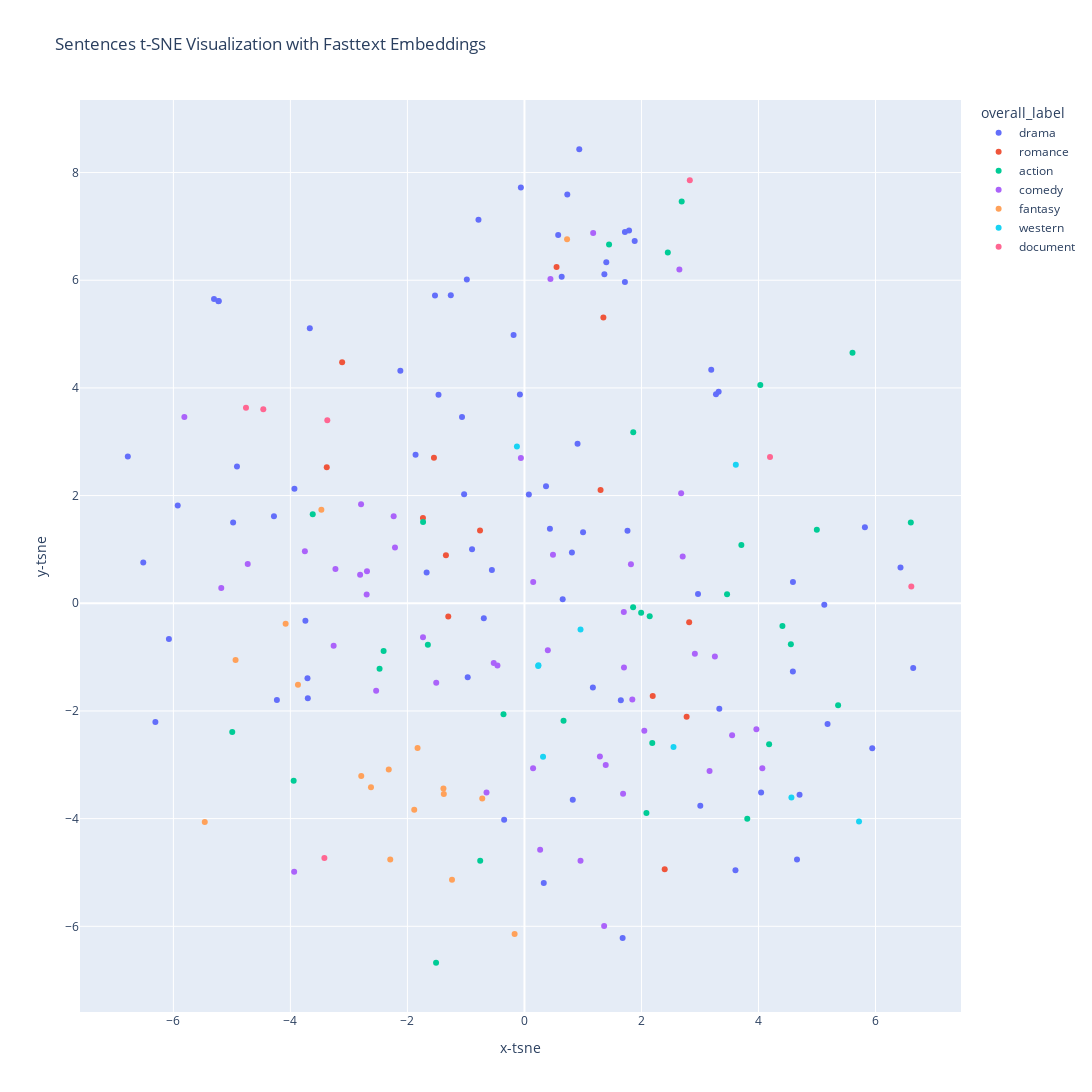

The cell this chart's notebook holds for it:
### Code cell
# Create interactive scatter plot
fig = px.scatter(
    ft_df,
    x="x-tsne",
    y="y-tsne",
    color="overall_label",
    hover_data={"text": True, "overall_label": True},
    title="Sentences t-SNE Visualization with Fasttext Embeddings",
    width=1200,
    height=1200,
)

# Show plot
fig.show()

### Figure 1 — Plotly figure (JSON) as saved in the notebook; plotly's stock layout.template omitted (floating-point values rounded to 4 significant figures; data arrays with more than 128 entries replaced by an {"elided": "..."} marker saying what was removed)
{"data": [{"customdata": {"elided": "76x2 str values"}, "hovertemplate": "overall_label=%{customdata[1]}<br>x-tsne=%{x}<br>y-tsne=%{y}<br>text=%{customdata[0]}<extra></extra>", "legendgroup": "drama", "marker": {"color": "#636efa", "symbol": "circle"}, "mode": "markers", "name": "drama", "orientation": "v", "showlegend": true, "type": "scatter", "x": [0.8111, -0.7859, 3.005, 1.717, 0.075, 3.606, 2.966, -3.708, 4.589, -4.913, 0.33, 3.33, 5.818, -4.281, 0.9367, -1.469, 0.6534, -0.0779, 1.001, 1.169, 1.717, 1.366, 1.678, -6.076, -6.779, 0.732, 1.647, -1.259, -1.861, -5.23, -0.9849, -5.926, 4.658, -0.9698, 5.944, -6.307, -0.1858, 3.273, -1.529, 5.124, 4.044, 1.884, 6.644, 0.3687, -3.744, -4.979, -6.514, -0.5564, 1.788, 5.18, 3.192, -0.6948, 0.8258, -4.231, 1.398, 4.701, -1.672, 0.6363, 0.5762, 4.587, 1.761, -3.931, -1.031, -1.067, -5.224, -3.668, -0.06173, -0.8958, 0.4351, 3.319, 6.427, -3.702, -2.121, 0.9074, -5.306, -0.3473], "xaxis": "x", "y": [0.9443, 7.124, -3.759, 5.965, 2.021, -4.961, 0.1732, -1.391, 0.396, 2.539, -5.197, -1.959, 1.41, 1.615, 8.431, 3.873, 0.07235, 3.879, 1.317, -1.563, 6.895, 6.111, -6.215, -0.6632, 2.728, 7.59, -1.8, 5.721, 2.757, 5.612, 6.013, 1.814, -4.76, -1.376, -2.692, -2.207, 4.981, 3.883, 5.715, -0.02739, -3.516, 6.729, -1.201, 2.173, -0.3238, 1.499, 0.7574, 0.6178, 6.921, -2.243, 4.336, -0.2791, -3.648, -1.797, 6.336, -3.557, 0.5735, 6.063, 6.842, -1.268, 1.345, 2.128, 2.027, 3.458, 5.613, 5.106, 7.721, 1.003, 1.385, 3.928, 0.6637, -1.764, 4.317, 2.961, 5.652, -4.021], "yaxis": "y"}, {"customdata": [["Jagathalaprathapan is a prince who...", "romance"], ["The story is about two...", "romance"], ["In 1962, South Korea. Kang...", "romance"], ["It is love at first...", "romance"], ["Claire of the Moon is...", "romance"], ["A man visits a happy...", "romance"], ["Marianne (Greta Garbo) is a...", "romance"], ["Italian aristocrat Angela Chiaromonte (Helen...", "romance"], ["Joan (Purviance) and Magdalen (Sothern)...", "romance"], ["Akashangalil is the story of...", "romance"], ["Roanne Sanchez, a young girl...", "romance"], ["Trust concerns the unusual romance...", "romance"], ["Newland Archer is engaged to...", "romance"], ["In the 1930s, Teresa (Buday)...", "romance"]], "hovertemplate": "overall_label=%{customdata[1]}<br>x-tsne=%{x}<br>y-tsne=%{y}<br>text=%{customdata[0]}<extra></extra>", "legendgroup": "romance", "marker": {"color": "#EF553B", "symbol": "circle"}, "mode": "markers", "name": "romance", "orientation": "v", "showlegend": true, "type": "scatter", "x": [1.349, -3.379, -3.116, -1.302, 2.397, -1.547, 2.192, 2.815, 2.771, 0.5485, -1.342, -1.735, 1.301, -0.7595], "xaxis": "x", "y": [5.307, 2.528, 4.479, -0.2441, -4.94, 2.704, -1.724, -0.3505, -2.107, 6.246, 0.8934, 1.582, 2.103, 1.352], "yaxis": "y"}, {"customdata": [["Police inspector Holloway (Patrick Wymark)...", "action"], ["Neil John Samuel is a...", "action"], ["Mongol chief Temujin (later to...", "action"], ["A popular dance hall girl,...", "action"], ["In World War II, two...", "action"], ["Two reporters, Curtis (Conrad Phillips)...", "action"], ["The film is set in...", "action"], ["Rolex (Prakash Raj) is a...", "action"], ["Two escaping killers hide out...", "action"], ["Inventor and engineer Robert Draper...", "action"], ["This film follows the lead...", "action"], ["A former agent from the...", "action"], ["Sally Elliott (Rita Hayworth), a...", "action"], ["Chu Liuxiang is having drinks...", "action"], ["Charles Kessler (Bela Lugosi) is...", "action"], ["United States Secret Service Lieutenant...", "action"], ["Professional hunter Harry Black is...", "action"], ["Hiraasat is an action film,...", "action"], ["Karthi (Mahesh) is a college...", "action"], ["A blind detective, Duncan Maclain,...", "action"], ["Frankie Bono, a hitman from...", "action"], ["The Philippines, 1972. Mysterious things...", "action"], ["Two days before Christmas, a...", "action"], ["Kumar is a young and...", "action"], ["Convict Van Duff is the...", "action"], ["An old gangster, with a...", "action"], ["The story revolves around a...", "action"], ["Russian general Marenkov (Robert Shaw)...", "action"], ["Omar Sharif plays Muhassab, headman...", "action"], ["The film is set in...", "action"], ["Hans a young German journalist...", "action"]], "hovertemplate": "overall_label=%{customdata[1]}<br>x-tsne=%{x}<br>y-tsne=%{y}<br>text=%{customdata[0]}<extra></extra>", "legendgroup": "action", "marker": {"color": "#00cc96", "symbol": "circle"}, "mode": "markers", "name": "action", "orientation": "v", "showlegend": true, "type": "scatter", "x": [2.14, 2.084, 3.707, -3.944, 4.409, 3.808, -1.733, 2.45, -0.3581, 5.36, -0.7562, 6.603, 2.184, 1.859, 1.857, 4.181, 0.6678, 2.687, 4.03, 1.994, -1.651, 4.997, -4.994, 1.446, -2.407, -2.476, 5.606, 4.553, -1.511, 3.462, -3.618], "xaxis": "x", "y": [-0.2404, -3.896, 1.081, -3.296, -0.4212, -4.001, 1.51, 6.516, -2.06, -1.895, -4.78, 1.5, -2.593, 3.176, -0.07463, -2.617, -2.18, 7.464, 4.056, -0.1769, -0.7696, 1.365, -2.389, 6.661, -0.8857, -1.217, 4.655, -0.7608, -6.675, 0.1664, 1.653], "yaxis": "y"}, {"customdata": [["In a British TV studio,...", "comedy"], ["George Cabot Jr. (Cesar Romero),...", "comedy"], ["Young sci-fi/fantasy enthusiast Gavin Gore...", "comedy"], ["Mordecai C. Jones (Scott) –...", "comedy"], ["The story is about a...", "comedy"], ["Two best friends who live...", "comedy"], ["Curry and Pepper are two...", "comedy"], ["Loosely based on true events...", "comedy"], ["Scott (Ryan Phillippe) is a...", "comedy"], ["Irène Bordoni is cast as...", "comedy"], ["Cosmo Reif, an affectless mob...", "comedy"], ["Edgar Mills and his mistress...", "comedy"], ["Molly Gilbert won't accept a...", "comedy"], ["Bumbling cop Chatur Singh (Sanjay...", "comedy"], ["Hardy plays Dr. Henry Tibbett,...", "comedy"], ["After discovering that her state...", "comedy"], ["Struggling young actress Jenny (Marjorie...", "comedy"], ["In every port, sailor Bill,...", "comedy"], ["Hong Deok-Ja continues to run...", "comedy"], ["A San Francisco earthquake orphan...", "comedy"], ["The film is about an...", "comedy"], ["The story line centres on...", "comedy"], ["Stephen Ghent, a mineowner, falls...", "comedy"], ["The film tells the story...", "comedy"], ["Eric Wainwright (Van Johnson), a...", "comedy"], ["Kevin Agar is a Carlton-based...", "comedy"], ["Restaurant owner Dylan Ramsey (David...", "comedy"], ["When Los Angeles' police force...", "comedy"], ["Two college girls, Ducky and...", "comedy"], ["Fontaine Khaled is the London...", "comedy"], ["The film's slight storyline concerns...", "comedy"], ["The film tells the story...", "comedy"], ["Officers throw an extravagant party...", "comedy"], ["A bullied teen chef wants...", "comedy"], ["Flagg (Victor McLaglen) and Quirt...", "comedy"], ["Nick (Niven) is the supposed...", "comedy"], ["This film is about the...", "comedy"], ["In a small town, mentally...", "comedy"], ["On board an ocean liner...", "comedy"], ["The boys are involved in...", "comedy"], ["The Rogers family visit Blackpool...", "comedy"], ["The film is about an...", "comedy"], ["The young filmmaker Timothy (Jonathan...", "comedy"], ["Julia Hemingway (Ina Skriver, credited...", "comedy"], ["Small-fry marijuana harvesters in Northern...", "comedy"], ["The Chain tells the story...", "comedy"]], "hovertemplate": "overall_label=%{customdata[1]}<br>x-tsne=%{x}<br>y-tsne=%{y}<br>text=%{customdata[0]}<extra></extra>", "legendgroup": "comedy", "marker": {"color": "#ab63fa", "symbol": "circle"}, "mode": "markers", "name": "comedy", "orientation": "v", "showlegend": true, "type": "scatter", "x": [0.9581, 4.065, 1.289, 0.1475, 0.444, -3.23, -2.697, 0.268, 0.4873, 3.163, -1.734, 1.698, -0.4616, 2.648, -0.6483, -3.936, 1.843, 1.685, -2.691, 3.254, -5.812, -2.792, 2.912, 2.704, 2.048, -2.235, 0.3995, -1.508, -2.213, 1.701, -2.809, 1.362, 3.549, -0.5251, -4.729, 0.1494, 1.174, 1.82, -3.753, 2.678, -0.06119, -3.261, 1.389, 3.964, -2.535, -5.181], "xaxis": "x", "y": [-4.78, -3.064, -2.847, -3.066, 6.021, 0.637, 0.1609, -4.58, 0.9033, -3.116, -0.6334, -0.1638, -1.155, 6.201, -3.514, -4.985, -1.788, -3.538, 0.5948, -0.9896, 3.457, 1.841, -0.9364, 0.868, -2.367, 1.616, -0.8743, -1.476, 1.035, -1.192, 0.5295, -5.995, -2.452, -1.11, 0.731, 0.3933, 6.879, 0.7246, 0.9651, 2.041, 2.7, -0.7912, -3.004, -2.342, -1.623, 0.2858], "yaxis": "y"}, {"customdata": [["Flesh (Vince Murdocco) is kidnapped...", "fantasy"], ["3000 years ago, the Vader...", "fantasy"], ["A psychic woman leads archaeologists...", "fantasy"], ["Dr. Markoff (J. Carrol Naish)...", "fantasy"], ["On the run from the...", "fantasy"], ["Set in the austere post–World...", "fantasy"], ["The film is a retelling...", "fantasy"], ["Christopher, a lustful man goes...", "fantasy"], ["An earthquake releases a bunch...", "fantasy"], ["Nine people from around the...", "fantasy"], ["The film takes place in...", "fantasy"], ["The story of the film...", "fantasy"], ["The film is set in...", "fantasy"], ["The plot of the film...", "fantasy"], ["In the year 1999, the...", "fantasy"], ["Jin-hong is a prosecutor who...", "fantasy"], ["Agimat (Bong Revilla, Jr.) is...", "fantasy"]], "hovertemplate": "overall_label=%{customdata[1]}<br>x-tsne=%{x}<br>y-tsne=%{y}<br>text=%{customdata[0]}<extra></extra>", "legendgroup": "fantasy", "marker": {"color": "#FFA15A", "symbol": "circle"}, "mode": "markers", "name": "fantasy", "orientation": "v", "showlegend": true, "type": "scatter", "x": [-1.385, -1.884, -2.294, -0.7214, -0.1685, -1.827, -1.238, -5.464, -2.623, -2.789, -4.082, -3.471, 0.7282, -4.937, -2.319, -3.871, -1.378], "xaxis": "x", "y": [-3.439, -3.836, -4.759, -3.624, -6.145, -2.69, -5.135, -4.065, -3.415, -3.207, -0.3798, 1.739, 6.763, -1.054, -3.088, -1.514, -3.543], "yaxis": "y"}, {"customdata": [["Having cleaned up Tombstone, Arizona,...", "western"], ["Unlike other Alamo films that...", "western"], ["The story involves a middle-aged...", "western"], ["The Hartford Transcontinental Railroad is...", "western"], ["After being told by his...", "western"], ["Jeff Hassard (Dean Jagger) and...", "western"], ["A U.S. marshal investigates when...", "western"], ["John Murdock (Paul Richards) is...", "western"], ["A prospective settler, pioneer Bob...", "western"]], "hovertemplate": "overall_label=%{customdata[1]}<br>x-tsne=%{x}<br>y-tsne=%{y}<br>text=%{customdata[0]}<extra></extra>", "legendgroup": "western", "marker": {"color": "#19d3f3", "symbol": "circle"}, "mode": "markers", "name": "western", "orientation": "v", "showlegend": true, "type": "scatter", "x": [5.718, 4.562, -0.1288, 0.2389, 0.2351, 2.547, 3.612, 0.3176, 0.9583], "xaxis": "x", "y": [-4.053, -3.606, 2.911, -1.152, -1.164, -2.668, 2.573, -2.85, -0.4852], "yaxis": "y"}, {"customdata": [["The film is an account...", "document"], ["In 1983 KBS launched a...", "document"], ["A Mighty Heart is a...", "document"], ["The film is an examination...", "document"], ["In the autumn of 1950,...", "document"], ["Raised on a sharecropping plantation...", "document"], ["The film is a historical...", "document"]], "hovertemplate": "overall_label=%{customdata[1]}<br>x-tsne=%{x}<br>y-tsne=%{y}<br>text=%{customdata[0]}<extra></extra>", "legendgroup": "document", "marker": {"color": "#FF6692", "symbol": "circle"}, "mode": "markers", "name": "document", "orientation": "v", "showlegend": true, "type": "scatter", "x": [-4.463, -3.369, 4.197, -4.759, 6.612, -3.419, 2.826], "xaxis": "x", "y": [3.604, 3.4, 2.715, 3.63, 0.3131, -4.729, 7.859], "yaxis": "y"}], "layout": {"height": 1200, "legend": {"title": {"text": "overall_label"}, "tracegroupgap": 0}, "title": {"text": "Sentences t-SNE Visualization with Fasttext Embeddings"}, "width": 1200, "xaxis": {"anchor": "y", "domain": [0, 1], "title": {"text": "x-tsne"}}, "yaxis": {"anchor": "x", "domain": [0, 1], "title": {"text": "y-tsne"}}}}
